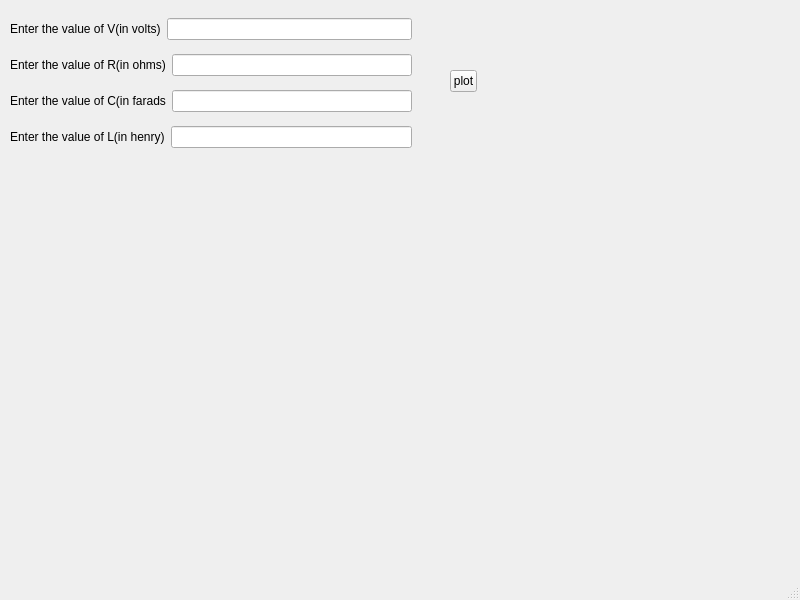
<?xml version="1.0" encoding="UTF-8"?>
<ui version="4.0">
 <class>MainWindow</class>
 <widget class="QMainWindow" name="MainWindow">
  <property name="geometry">
   <rect>
    <x>0</x>
    <y>0</y>
    <width>800</width>
    <height>600</height>
   </rect>
  </property>
  <property name="windowTitle">
   <string>MainWindow</string>
  </property>
  <widget class="QWidget" name="centralwidget">
   <widget class="QCustomPlot" name="customPlot" native="true">
    <property name="geometry">
     <rect>
      <x>10</x>
      <y>169</y>
      <width>491</width>
      <height>361</height>
     </rect>
    </property>
   </widget>
   <widget class="QWidget" name="layoutWidget">
    <property name="geometry">
     <rect>
      <x>10</x>
      <y>10</y>
      <width>402</width>
      <height>146</height>
     </rect>
    </property>
    <layout class="QVBoxLayout" name="verticalLayout">
     <item>
      <layout class="QHBoxLayout" name="horizontalLayout">
       <item>
        <widget class="QLabel" name="label">
         <property name="text">
          <string>Enter the value of V(in volts)</string>
         </property>
        </widget>
       </item>
       <item>
        <widget class="QLineEdit" name="lineEdit"/>
       </item>
      </layout>
     </item>
     <item>
      <layout class="QHBoxLayout" name="horizontalLayout_2">
       <item>
        <widget class="QLabel" name="label_2">
         <property name="text">
          <string>Enter the value of R(in ohms)</string>
         </property>
        </widget>
       </item>
       <item>
        <widget class="QLineEdit" name="lineEdit_2"/>
       </item>
      </layout>
     </item>
     <item>
      <layout class="QHBoxLayout" name="horizontalLayout_3">
       <item>
        <widget class="QLabel" name="label_3">
         <property name="text">
          <string>Enter the value of C(in farads</string>
         </property>
        </widget>
       </item>
       <item>
        <widget class="QLineEdit" name="lineEdit_3"/>
       </item>
      </layout>
     </item>
     <item>
      <layout class="QHBoxLayout" name="horizontalLayout_4">
       <item>
        <widget class="QLabel" name="label_4">
         <property name="text">
          <string>Enter the value of L(in henry)</string>
         </property>
        </widget>
       </item>
       <item>
        <widget class="QLineEdit" name="lineEdit_4"/>
       </item>
      </layout>
     </item>
    </layout>
   </widget>
   <widget class="QToolButton" name="toolButton">
    <property name="geometry">
     <rect>
      <x>450</x>
      <y>70</y>
      <width>27</width>
      <height>22</height>
     </rect>
    </property>
    <property name="text">
     <string>plot</string>
    </property>
   </widget>
   <widget class="QLabel" name="label_pic">
    <property name="geometry">
     <rect>
      <x>500</x>
      <y>0</y>
      <width>291</width>
      <height>271</height>
     </rect>
    </property>
    <property name="text">
     <string/>
    </property>
   </widget>
  </widget>
  <widget class="QMenuBar" name="menubar">
   <property name="geometry">
    <rect>
     <x>0</x>
     <y>0</y>
     <width>800</width>
     <height>26</height>
    </rect>
   </property>
  </widget>
  <widget class="QStatusBar" name="statusbar"/>
 </widget>
 <customwidgets>
  <customwidget>
   <class>QCustomPlot</class>
   <extends>QWidget</extends>
   <header>qcustomplot.h</header>
   <container>1</container>
  </customwidget>
 </customwidgets>
 <resources/>
 <connections/>
</ui>
